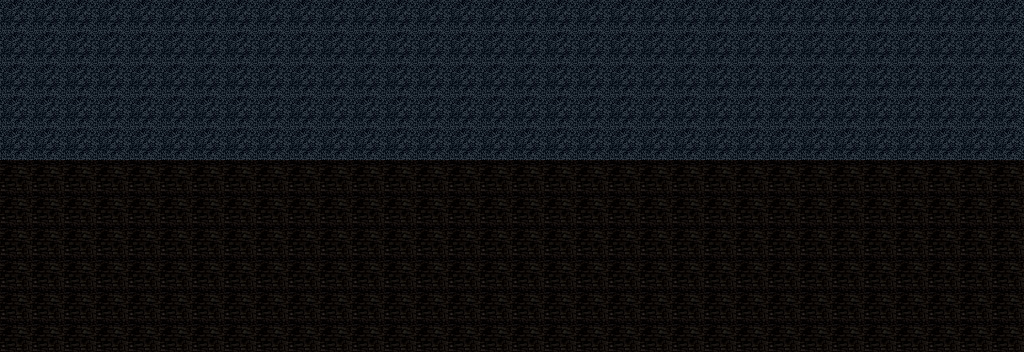

Below is a game level as drawn by its tile map, then a one-line description and the .tmx that defines it (tile-layer data replaced by summaries):
An orthogonal 32x11 tile map with 32x32 px tiles, 1 tile layer (Tile Layer 1).

<map version="1.0" orientation="orthogonal" renderorder="right-down" width="32" height="11" tilewidth="32" tileheight="32" nextobjectid="1">
 <tileset firstgid="1" name="palace3" tilewidth="32" tileheight="32">
  <image source="../images/palace3.jpg" width="640" height="640" />
 </tileset>
 <layer name="Tile Layer 1" width="32" height="11">
  <data>[352 cells, 352 non-empty, 2 distinct tile ids]</data>
 </layer>
</map>
